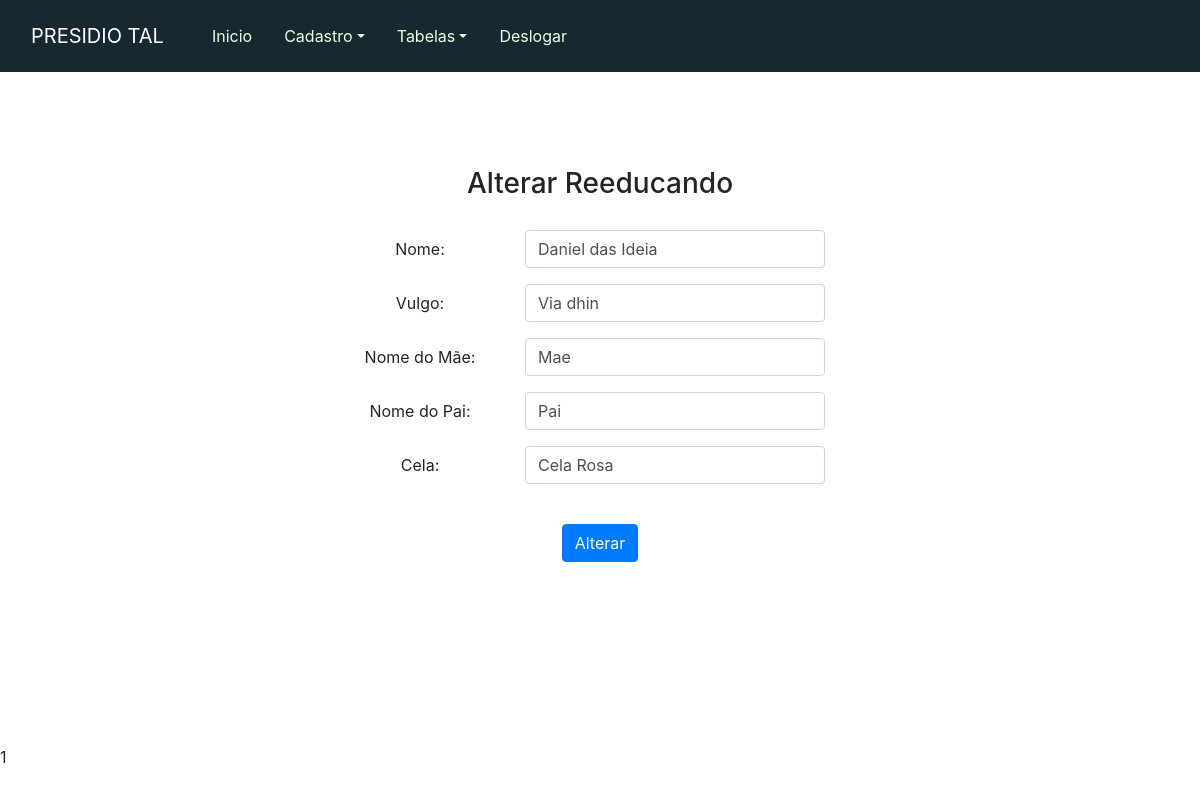
Page /paginas/altera_reeducando.php?id=14 on the committed database.
### tables this page shows
CREATE TABLE IF NOT EXISTS `reeducando` (
  `id` int(11) NOT NULL AUTO_INCREMENT,
  `nome` varchar(60) NOT NULL,
  `vulgo` varchar(60) NOT NULL,
  `nome_mae` varchar(60) NOT NULL,
  `nome_pai` varchar(60) NOT NULL,
  `cela` varchar(255) NOT NULL,
  PRIMARY KEY (`id`)
);

### paginas/funcoes.php (called while the page is built, shortened)
<?php
function buscarLinha($con,$tabela,$id){
    $query = "SELECT * FROM `$tabela` WHERE id = $id";
    $resp  = mysqli_query($con,$query);
    return mysqli_fetch_assoc($resp);
}

### paginas/altera_reeducando.php (the view, shortened to what this page needs)
<?php
require_once "cabecalho.php";
require_once "funcoes.php";
$id = $_GET["id"];
$tab = "reeducando";
$funcao = buscarLinha($con,$tab,$id);
?>
<form class="form-horizontal"  action="../banco/altera_reeducando.php" method="post">
    <fieldset>
        <div class="row">
            <div class="offset-md-2 col-md-8">
                <div class="page-header">
                    <h3 class="text-center" style="white-space:nowrap; margin-bottom:30px">Alterar Reeducando</h3>
                </div>
            </div>
        </div>
        <div class="form-group form-inline">
            <label class="offset-md-3 col-md-2" for="nome_id">Nome:</label>
            <div class="col-md-2">
                <input value="<?=$funcao["nome"]?>" id="nome_id" name="nome" type="text" class="form-control"  required="" placeholder="Nome do Reeducando" maxlength="60" style="width: 300px;">
            </div>
        </div>
        <div class="form-group form-inline">
            <label class="offset-md-3 col-md-2" for="vulgo_id">Vulgo:</label>
            <div class="col-md-2">
                <input value="<?=$funcao["vulgo"]?>" id="vulgo_id" name="vulgo" type="text" class="form-control"  required="" placeholder="Vulgo do Reeducando" maxlength="60" style="width: 300px;">
            </div>
        </div>
        <div class="form-group form-inline">
            <label class="offset-md-3 col-md-2" style="white-space: nowrap" for="nomeMae_id">Nome do Mãe:</label>
            <div class="col-md-2">
                <input value="<?=$funcao["nome_mae"]?>" id="nomeMae_id" name="nome_mae" type="text" class="form-control"  required="" placeholder="Nome da Mãe do Reeducando" maxlength="60" style="width: 300px;">
            </div>
        </div>
        <div class="form-group form-inline">
            <label class="offset-md-3 col-md-2" for="nomePai_id">Nome do Pai:</label>
            <div class="col-md-2">
                <input value="<?=$funcao["nome_pai"]?>" id="nomePai_id" name="nome_pai" type="text" class="form-control"  required="" placeholder="Nome do Pai do Reeducando" maxlength="60" style="width: 300px;">
            </div>
        </div>
        <div class="form-group form-inline">
            <label class="offset-md-3 col-md-2" for="cela_id">Cela:</label>
            <div class="col-md-2">
                <input value="<?=$funcao["cela"]?>" id="cela_id" name="cela" type="text" class="form-control"  required="" placeholder="Cela do Reeducando" maxlength="255" style="width: 300px;">
            </div>
        </div>
        <div class="form-group">
            <label class="col-md-4 control-label" for="altera_id"></label>
            <div class="offset-md-2 col-md-8">
                <input type="submit" id="altera_id" class="btn btn-primary" value="Alterar">
            </div>
        </div>
    </fieldset>
</form>
<?= require_once "rodape.php"?>

### css/front_presidio.css (style rules this page uses)
body { padding : 0px; }

### rows in the picture
reeducando: nome "Daniel das Ideia", vulgo "Via dhin", nome_mae "Mae", nome_pai "Pai", cela "Cela Rosa"
